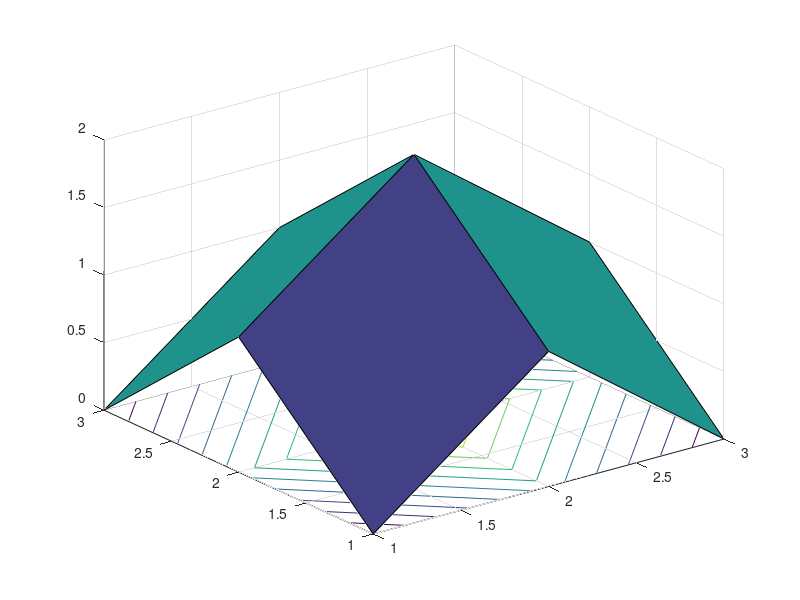

Here is the MATLAB script that generated this plot: (Note: this script raises an error after producing the figure.)
z = [0, 1, 0; 1, 2, 1; 0, 1, 0];
f = figure(30);
surface_combo = surfc(z, [0.5, 1.0, 1.5]);
hold on
mesh_combo = meshc([1, 2, 3], [1, 2, 3], [1, 0, 1; 0, 1, 0; 1, 0, 1], [0.25, 0.75]);
scale = caxis();
title("Surface Combos");
current = gcf();
